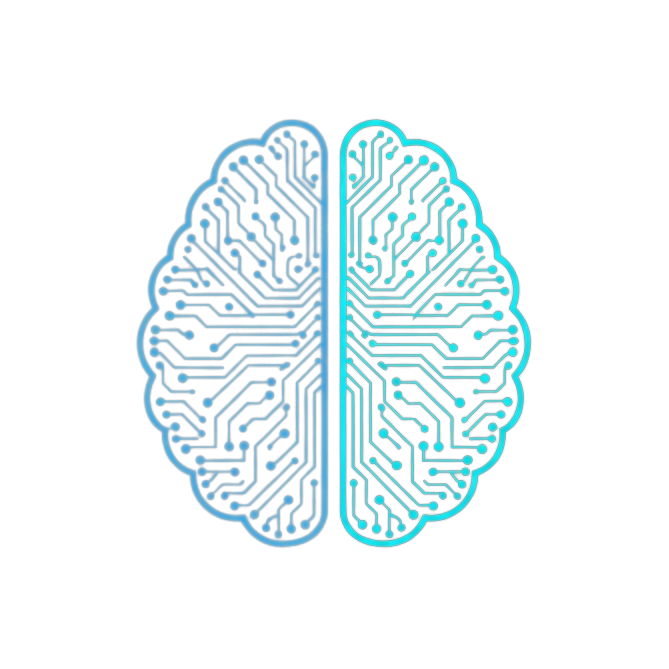
#> input picture public/kognito-labs-logo.png, 669 x 669 px
$ python generate_icons.py
#> lines starting #> are read from the running program, lines starting #| are printed output that depends on the picture
#!/usr/bin/env python3
"""
Genera icon.ico e icon.png a partir del logo de Kognito AI para Windows y Linux.
"""
import os
from PIL import Image

def generate_icons():
    base_dir = os.path.dirname(os.path.abspath(__file__))
    project_root = os.path.dirname(base_dir)
    src_logo = os.path.join(project_root, "public", "kognito-labs-logo.png")

    if not os.path.exists(src_logo):
        print(f"Error: No se encontró el logo en {src_logo}")
        return

    im = Image.open(src_logo).convert("RGBA")
#> im is the input picture: PIL image 669x669 RGBA; mean R, G, B, A 4.5, 19.2, 22.7, 18.7

    # icon.png (256x256)
    png_path = os.path.join(base_dir, "icon.png")
    im.resize((256, 256), Image.Resampling.LANCZOS).save(png_path, format="PNG")
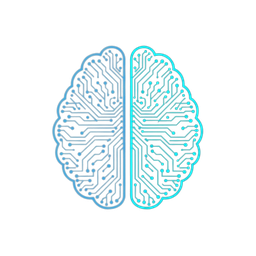
#> saved as icon.png: PIL image 256x256 RGBA; mean R, G, B, A 8.6, 29.6, 34.1, 19.3; transparent parts drawn white
    print(f"Generado: {png_path}")

    # icon.ico multi-resolución para Windows
    ico_path = os.path.join(base_dir, "icon.ico")
    sizes = [(16, 16), (24, 24), (32, 32), (48, 48), (64, 64), (128, 128), (256, 256)]
    im.save(ico_path, format="ICO", sizes=sizes)
    print(f"Generado: {ico_path}")

if __name__ == "__main__":
    generate_icons()
